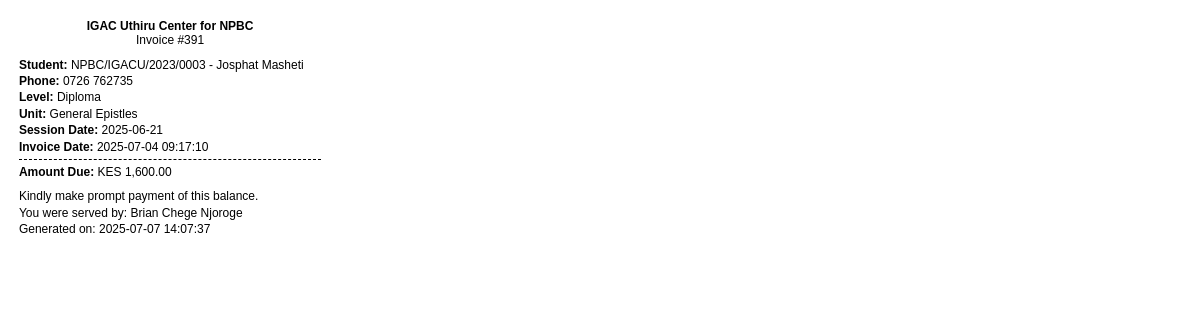
Page /admin/invoices.php?invoice_id=391 (signed in) on the committed database.
### tables this page shows
CREATE TABLE `invoices` (
  `id` int(11) NOT NULL,
  `student_id` int(11) DEFAULT NULL,
  `session_id` int(11) DEFAULT NULL,
  `amount_due` decimal(10,2) NOT NULL,
  `invoice_date` timestamp NOT NULL DEFAULT current_timestamp()
);

CREATE TABLE `students` (
  `id` int(11) NOT NULL,
  `first_name` varchar(50) NOT NULL,
  `other_name` varchar(50) DEFAULT NULL,
  `surname` varchar(50) NOT NULL,
  `phone_number` varchar(12) NOT NULL CHECK (`phone_number` regexp '^[0-9]{4} [0-9]{6}$'),
  `email` varchar(100) DEFAULT NULL,
  `date_of_birth` date DEFAULT NULL,
  `nationality` varchar(50) DEFAULT 'Kenyan',
  `id_type` enum('National ID','Passport') NOT NULL,
  `id_number` varchar(20) NOT NULL,
  `church_name` varchar(100) NOT NULL,
  `church_position` varchar(50) DEFAULT NULL,
  `year_joined` int(11) NOT NULL,
  `username` varchar(50) NOT NULL,
  `password` varchar(255) NOT NULL,
  `reg_number` varchar(50) NOT NULL,
  `is_catchup` tinyint(1) DEFAULT 0,
  `catchup_center` varchar(100) DEFAULT NULL,
  `created_at` timestamp NOT NULL DEFAULT current_timestamp(),
  `created_by` int(11) DEFAULT NULL,
  `updated_at` timestamp NULL DEFAULT NULL,
  `updated_by` int(11) DEFAULT NULL,
  `deleted_at` timestamp NULL DEFAULT NULL,
  `deleted_by` int(11) DEFAULT NULL
);

CREATE TABLE `levels` (
  `id` int(11) NOT NULL,
  `program_id` int(11) DEFAULT NULL,
  `name` varchar(50) NOT NULL,
  `sequence` int(11) NOT NULL
);

CREATE TABLE `units` (
  `id` int(11) NOT NULL,
  `code` varchar(7) NOT NULL,
  `level_id` int(11) NOT NULL,
  `name` varchar(100) NOT NULL,
  `start_year` int(11) NOT NULL DEFAULT year(curdate()),
  `end_year` int(11) DEFAULT NULL,
  `created_by` int(11) DEFAULT NULL,
  `updated_by` int(11) DEFAULT NULL,
  `created_at` timestamp NOT NULL DEFAULT current_timestamp(),
  `updated_at` timestamp NOT NULL DEFAULT current_timestamp() ON UPDATE current_timestamp()
);

CREATE TABLE `class_sessions` (
  `id` int(11) NOT NULL,
  `program_id` int(11) DEFAULT NULL,
  `level_id` int(11) DEFAULT NULL,
  `unit_id` int(11) DEFAULT NULL,
  `session_date` date NOT NULL,
  `lecturer_id` int(11) DEFAULT NULL,
  `academic_year` int(11) NOT NULL,
  `is_closed` tinyint(1) DEFAULT 0,
  `created_by` int(11) DEFAULT NULL,
  `updated_by` int(11) DEFAULT NULL,
  `updated_at` timestamp NULL DEFAULT NULL,
  `created_at` timestamp NOT NULL DEFAULT current_timestamp()
);

### admin/invoices.php (the view, shortened to what this page needs)
<?php
require '../includes/db_connect.php';
$invoice_id = $_GET['invoice_id'] ?? null;
$stmt = $pdo->prepare("
    SELECT i.id AS invoice_id, i.amount_due, i.invoice_date,
           s.reg_number, s.first_name, s.surname, s.phone_number,
           cs.session_date, u.name AS unit_name, l.name AS level_name
    FROM invoices i
    JOIN students s ON i.student_id = s.id
    JOIN class_sessions cs ON i.session_id = cs.id
    JOIN units u ON cs.unit_id = u.id
    JOIN levels l ON cs.level_id = l.id
    WHERE i.id = ?
");
$stmt->execute([$invoice_id]);
$invoice = $stmt->fetch(PDO::FETCH_ASSOC);
$stmt = $pdo->prepare("SELECT CONCAT(first_name, ' ', COALESCE(other_name, ''), ' ', surname) AS served_by FROM administrators WHERE id = ?");
$stmt->execute([$_SESSION['user_id']]);
$served_by = $stmt->fetchColumn() ?: 'Unknown Staff';
?>
<!DOCTYPE html>
<html lang="en">
<head>
</head>
<body onload="window.print()">
    <div class="header">
        <strong>IGAC Uthiru Center for NPBC</strong><br>
        Invoice #<?php echo htmlspecialchars($invoice['invoice_id']); ?>
    </div>
    <div class="details">
        <p><strong>Student:</strong> <?php echo htmlspecialchars($invoice['reg_number'] . ' - ' . $invoice['first_name'] . ' ' . $invoice['surname']); ?></p>
        <p><strong>Phone:</strong> <?php echo htmlspecialchars($invoice['phone_number']); ?></p>
        <p><strong>Level:</strong> <?php echo htmlspecialchars($invoice['level_name']); ?></p>
        <p><strong>Unit:</strong> <?php echo htmlspecialchars($invoice['unit_name']); ?></p>
        <p><strong>Session Date:</strong> <?php echo htmlspecialchars($invoice['session_date']); ?></p>
        <p><strong>Invoice Date:</strong> <?php echo htmlspecialchars($invoice['invoice_date']); ?></p>
        <div class="line"></div>
        <p><strong>Amount Due:</strong> KES <?php echo htmlspecialchars(number_format($invoice['amount_due'], 2)); ?></p>
    </div>
    <div class="footer">
        <p>Kindly make prompt payment of this balance.</p>
        <p>You were served by: <?php echo htmlspecialchars($served_by); ?></p>
        <p>Generated on: <?php echo date('Y-m-d H:i:s'); ?></p>
    </div>
</body>
</html>

### admin/invoices.php (style rules this page uses)
body { font-family: Arial, sans-serif; width: 80mm; margin: 0; padding: 5mm; font-size: 12px; line-height: 1.2; }
.header { text-align: center; margin-bottom: 10px; }
.details, .footer { margin-top: 10px; }
.details p, .footer p { margin: 2px 0; }
.line { border-top: 1px dashed #000; margin: 5px 0; }

### rows in the picture
invoices: id "391", student.surname "NPBC/IGACU/2023/0003 - Josphat Masheti", student.phone_number "0726 762735", levels.name "Diploma", units.name "General Epistles", session.session_date "2025-06-21", invoice_date "2025-07-04 09:17:10", amount_due "1,600.00"

### other values in the picture
$served_by "Brian Chege Njoroge"
